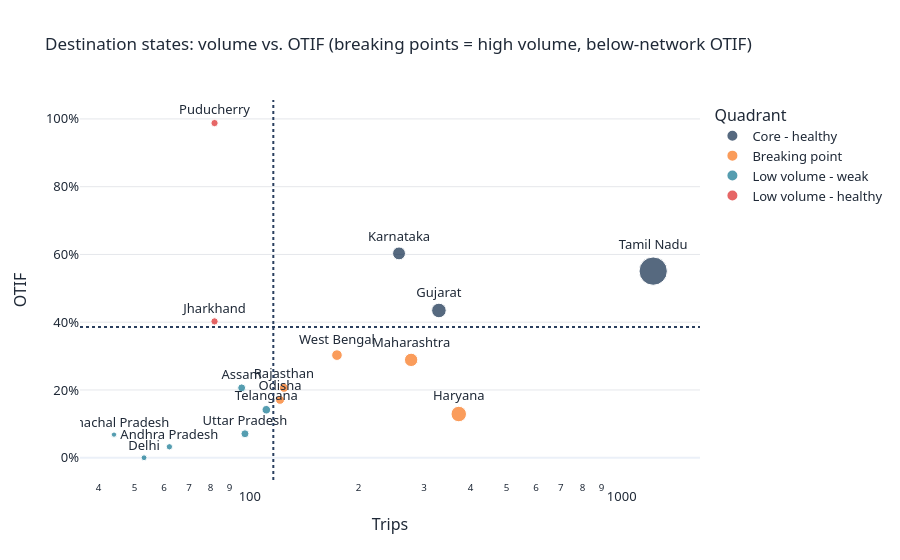

This figure's notebook cell:
### Markdown cell above
## Part XIII: Q9, Breaking Points: High Volume, Low Success

### Code cell
st = (df.groupby("DestinationState").agg(Trips=("BookingID", "count"), OTIF=("IsOnTime", "mean"), Carriers=("Carrier", "nunique"),
        TopCarrierShare=("Carrier", lambda s: s.value_counts(normalize=True).iloc[0]), MedianKm=("DistanceKm", "median"),
        Feasible=("SLAFeasible", "mean"), Lat=("DestLat", "median"), Lon=("DestLon", "median"))
        .query("Trips >= 20"))
vol_cut, ot_cut = st.Trips.median(), df.IsOnTime.mean()
st["Quadrant"] = np.select([(st.Trips >= vol_cut) & (st.OTIF < ot_cut), (st.Trips >= vol_cut)], ["Breaking point", "Core - healthy"],
                           np.where(st.OTIF < ot_cut, "Low volume - weak", "Low volume - healthy"))
st["Prescription"] = np.where(st.Quadrant != "Breaking point", "-",
                              np.where(st.Feasible < 0.5, "Fix SLA / consider regional hub (long-haul, infeasible plans)",
                                       np.where(st.TopCarrierShare > 0.4, "Change / dual-source carrier", "Hub + carrier mix review")))
st = st.sort_values("Trips", ascending=False)
st.to_csv(OUTPUTS / "state_breaking_points.csv")
display(st)
fig = px.scatter(st.reset_index(), x="Trips", y="OTIF", size="Trips", color="Quadrant", text="DestinationState", log_x=True,
                 title="Destination states: volume vs. OTIF (breaking points = high volume, below-network OTIF)")
fig.add_hline(y=ot_cut, line_dash="dot"); fig.add_vline(x=vol_cut, line_dash="dot")
fig.update_traces(textposition="top center"); fig.update_layout(yaxis_tickformat=".0%"); fig.show()

### Figure 1 — Plotly figure (JSON) as saved in the notebook; plotly's stock layout.template omitted (floating-point values rounded to 4 significant figures)
{"data": [{"hovertemplate": "Quadrant=Core - healthy<br>Trips=%{marker.size}<br>OTIF=%{y}<br>DestinationState=%{text}<extra></extra>", "legendgroup": "Core - healthy", "marker": {"color": "#0F2A4A", "size": [1240, 329, 257], "sizemode": "area", "sizeref": 3.1, "symbol": "circle"}, "mode": "markers+text", "name": "Core - healthy", "orientation": "v", "showlegend": true, "text": ["Tamil Nadu", "Gujarat", "Karnataka"], "textposition": "top center", "type": "scatter", "x": [1240, 329, 257], "xaxis": "x", "y": [0.5508, 0.4347, 0.6031], "yaxis": "y"}, {"hovertemplate": "Quadrant=Breaking point<br>Trips=%{marker.size}<br>OTIF=%{y}<br>DestinationState=%{text}<extra></extra>", "legendgroup": "Breaking point", "marker": {"color": "#F97316", "size": [372, 277, 175, 126, 123], "sizemode": "area", "sizeref": 3.1, "symbol": "circle"}, "mode": "markers+text", "name": "Breaking point", "orientation": "v", "showlegend": true, "text": ["Haryana", "Maharashtra", "West Bengal", "Rajasthan", "Odisha"], "textposition": "top center", "type": "scatter", "x": [372, 277, 175, 126, 123], "xaxis": "x", "y": [0.129, 0.2888, 0.3029, 0.2063, 0.1707], "yaxis": "y"}, {"hovertemplate": "Quadrant=Low volume - weak<br>Trips=%{marker.size}<br>OTIF=%{y}<br>DestinationState=%{text}<extra></extra>", "legendgroup": "Low volume - weak", "marker": {"color": "#0E7490", "size": [113, 99, 97, 62, 53, 44], "sizemode": "area", "sizeref": 3.1, "symbol": "circle"}, "mode": "markers+text", "name": "Low volume - weak", "orientation": "v", "showlegend": true, "text": ["Telangana", "Uttar Pradesh", "Assam", "Andhra Pradesh", "Delhi", "Himachal Pradesh"], "textposition": "top center", "type": "scatter", "x": [113, 99, 97, 62, 53, 44], "xaxis": "x", "y": [0.1416, 0.07071, 0.2062, 0.03226, 0.0, 0.06818], "yaxis": "y"}, {"hovertemplate": "Quadrant=Low volume - healthy<br>Trips=%{marker.size}<br>OTIF=%{y}<br>DestinationState=%{text}<extra></extra>", "legendgroup": "Low volume - healthy", "marker": {"color": "#DC2626", "size": [82, 82], "sizemode": "area", "sizeref": 3.1, "symbol": "circle"}, "mode": "markers+text", "name": "Low volume - healthy", "orientation": "v", "showlegend": true, "text": ["Jharkhand", "Puducherry"], "textposition": "top center", "type": "scatter", "x": [82, 82], "xaxis": "x", "y": [0.4024, 0.9878], "yaxis": "y"}], "layout": {"legend": {"itemsizing": "constant", "title": {"text": "Quadrant"}, "tracegroupgap": 0}, "shapes": [{"line": {"dash": "dot"}, "type": "line", "x0": 0, "x1": 1, "xref": "x domain", "y0": 0.3855, "y1": 0.3855, "yref": "y"}, {"line": {"dash": "dot"}, "type": "line", "x0": 118.0, "x1": 118.0, "xref": "x", "y0": 0, "y1": 1, "yref": "y domain"}], "title": {"text": "Destination states: volume vs. OTIF (breaking points = high volume, below-network OTIF)"}, "xaxis": {"anchor": "y", "domain": [0.0, 1.0], "title": {"text": "Trips"}, "type": "log"}, "yaxis": {"anchor": "x", "domain": [0.0, 1.0], "tickformat": ".0%", "title": {"text": "OTIF"}}}}
